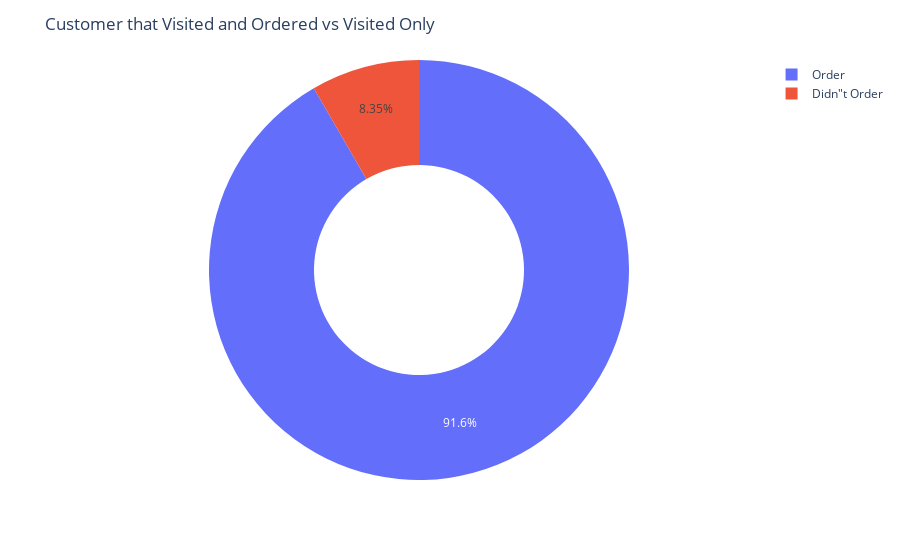

The notebook cell saved with this chart:
### Markdown cell above
#### 4.1.1 Visited and Added to Cart vs Visited Only

### Code cell
visited_n_ordered = event_visit_type.groupby(event_visit_type['order_id'].isna())['customer_id'].nunique()
fig = px.pie(values = visited_n_ordered.values, names=['Order','Didn"t Order'],hole=0.5)
fig.update_layout(title='Customer that Visited and Ordered vs Visited Only')

### Figure 1 — Plotly figure (JSON) as saved in the notebook; plotly's stock layout.template omitted (floating-point values rounded to 4 significant figures)
{"data": [{"domain": {"x": [0, 1], "y": [0, 1]}, "hole": 0.5, "hovertemplate": "label=%{label}<br>value=%{value}<extra></extra>", "labels": ["Order", "Didn\"t Order"], "legendgroup": "", "name": "", "showlegend": true, "type": "pie", "values": [9165, 835]}], "layout": {"legend": {"tracegroupgap": 0}, "margin": {"t": 60}, "title": {"text": "Customer that Visited and Ordered vs Visited Only"}}}
